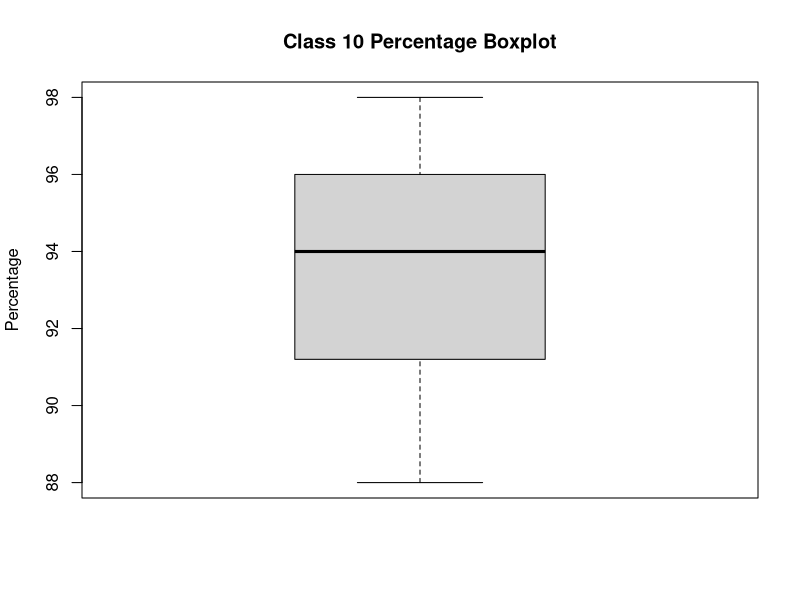
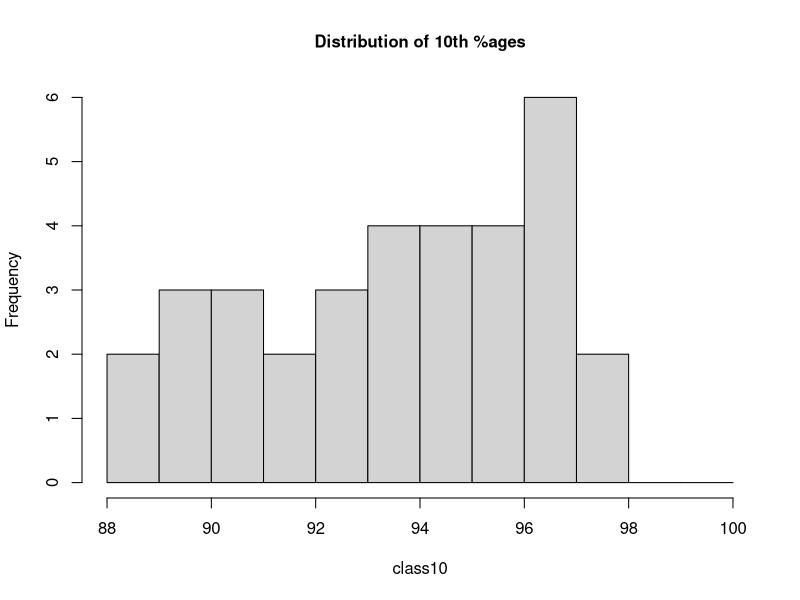
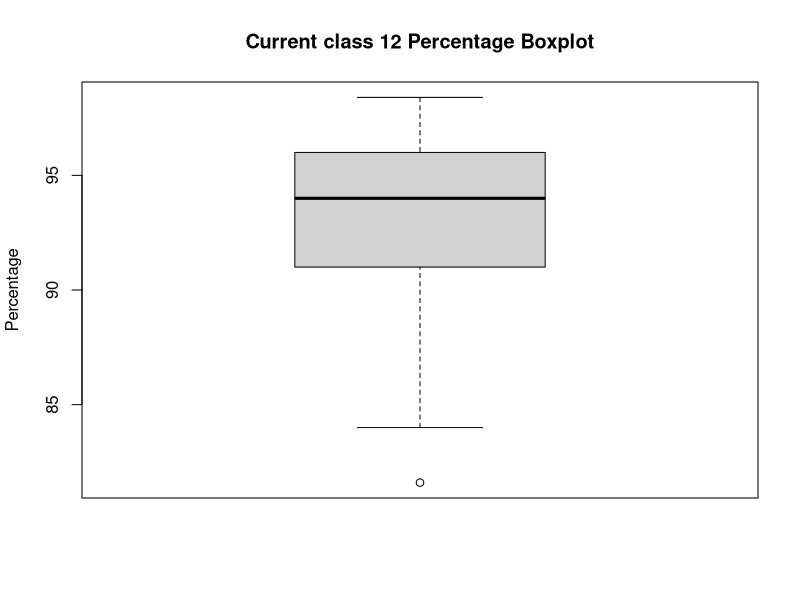
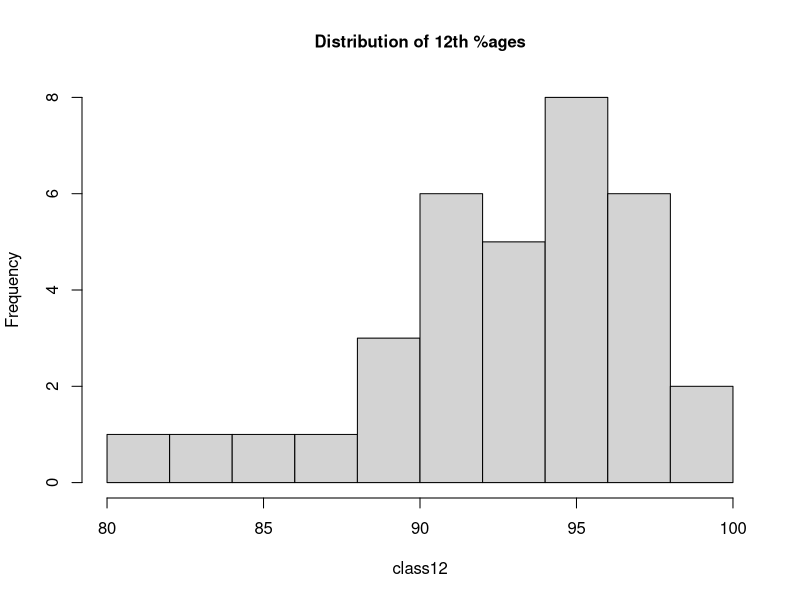
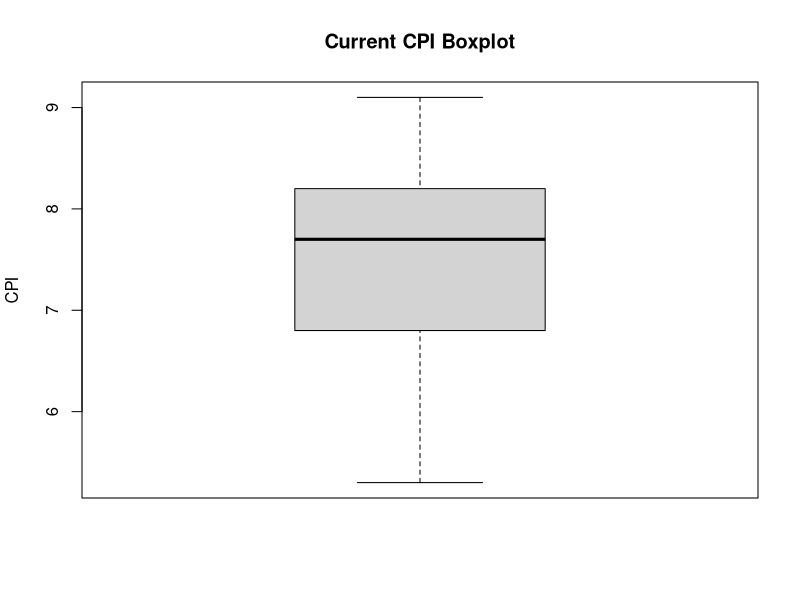
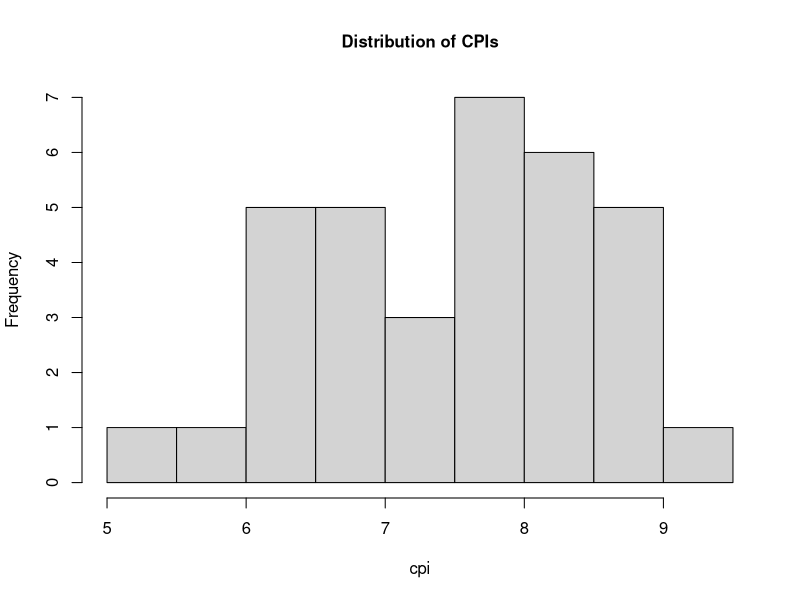

Reproduce these figures in R, in order.
## ---- chunk 1
#| echo: false
data <- read.csv("MTH211A Form.csv")
summary(data)
## ---- chunk 2
#| echo: false
print("Average Class 10 Percentage:")
class10 <- as.numeric(data[-8,2]) #8th entry is in cgpa
print(mean(class10))
print("Median Class 10 Percentage:")
print(median(class10))
print("Minimum Class 10 Percentage:")
print(min(class10))
print("Maximum Class 10 Percentage:")
print(max(class10))

boxplot(class10, main = "Class 10 Percentage Boxplot", ylab = "Percentage")
## ---- chunk 3
#| echo: false

bins <- 88:100

hist(class10, bins, main = "Distribution of 10th %ages", cex.main = 1)

## ---- chunk 4
#| echo: false
print("Average Class 12 Percentage:")
class12 <- as.numeric(data[,3])
print(mean(class12))
print("Median Class 12 Percentage:")
print(median(class12))
print("Minimum Class 12 Percentage:")
print(min(class12))
print("Maximum Class 12 Percentage:")
print(max(class12))

boxplot(class12, main = "Current class 12 Percentage Boxplot", ylab = "Percentage")
## ---- chunk 5
#| echo: false
hist(class12, main = "Distribution of 12th %ages", cex.main = 1)
## ---- chunk 6
#| echo: false
print("Average CPI:")
cpi <- as.numeric(data[,4])
print(mean(cpi))
print("Median CPI:")
print(median(cpi))
print("Minimum CPI:")
print(min(cpi))
print("Maximum CPI:")
print(max(cpi))

boxplot(cpi, main = "Current CPI Boxplot", ylab = "CPI")

## ---- chunk 7
#| echo: false

hist(cpi, main = "Distribution of CPIs", cex.main = 1)

## ---- chunk 8
#| echo: false
main <- data[,5]

## ---- chunk 9
#| echo: false



## ---- chunk 10
#| echo: false



## ---- chunk 11
#| echo: false
prevHr <- as.numeric(data[-c(15,19,20,27,34),12])
print("The average study hours during JEE preparation were:")
print(mean(prevHr))
#The average study time has decreased to more than half
## ---- chunk 12
#| echo: false
currHr <- as.numeric(data[-c(11,15,19,20,34),13])
print("The current average study hours are:")
print(mean(currHr))
